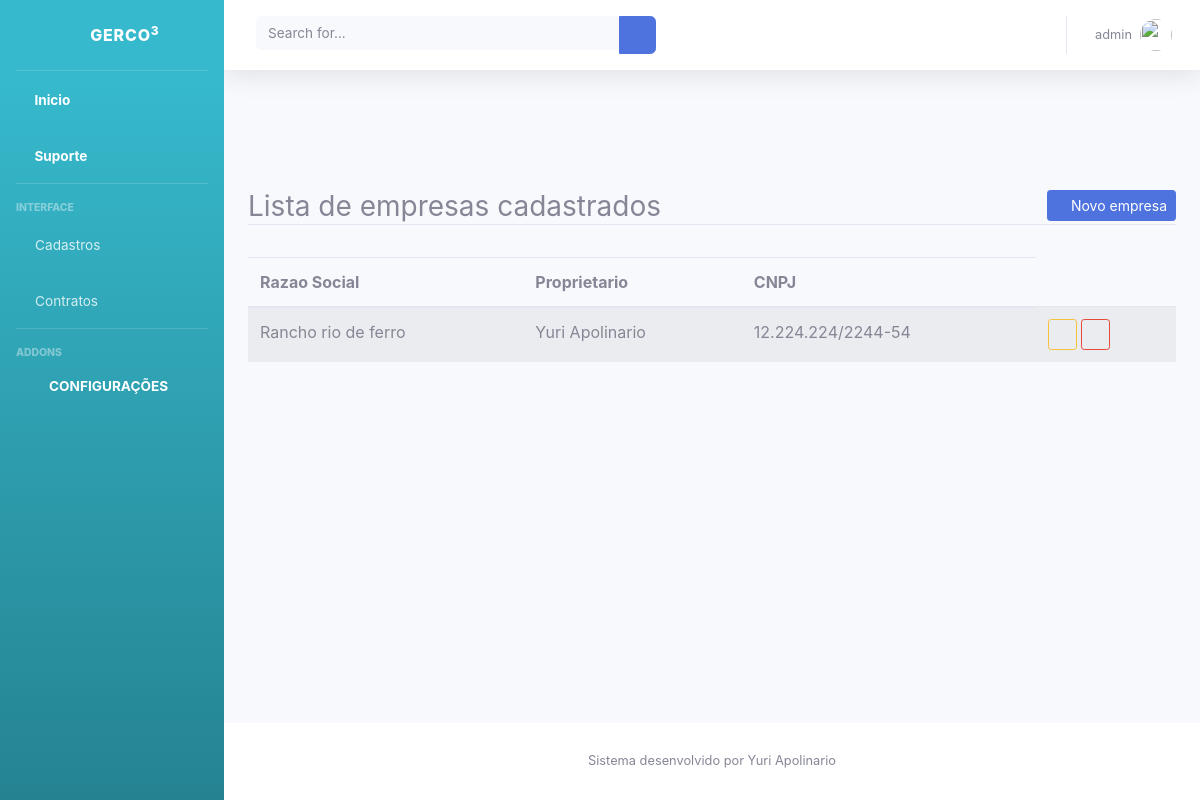
The app's page /listar/empresa/ (signed in), older data.
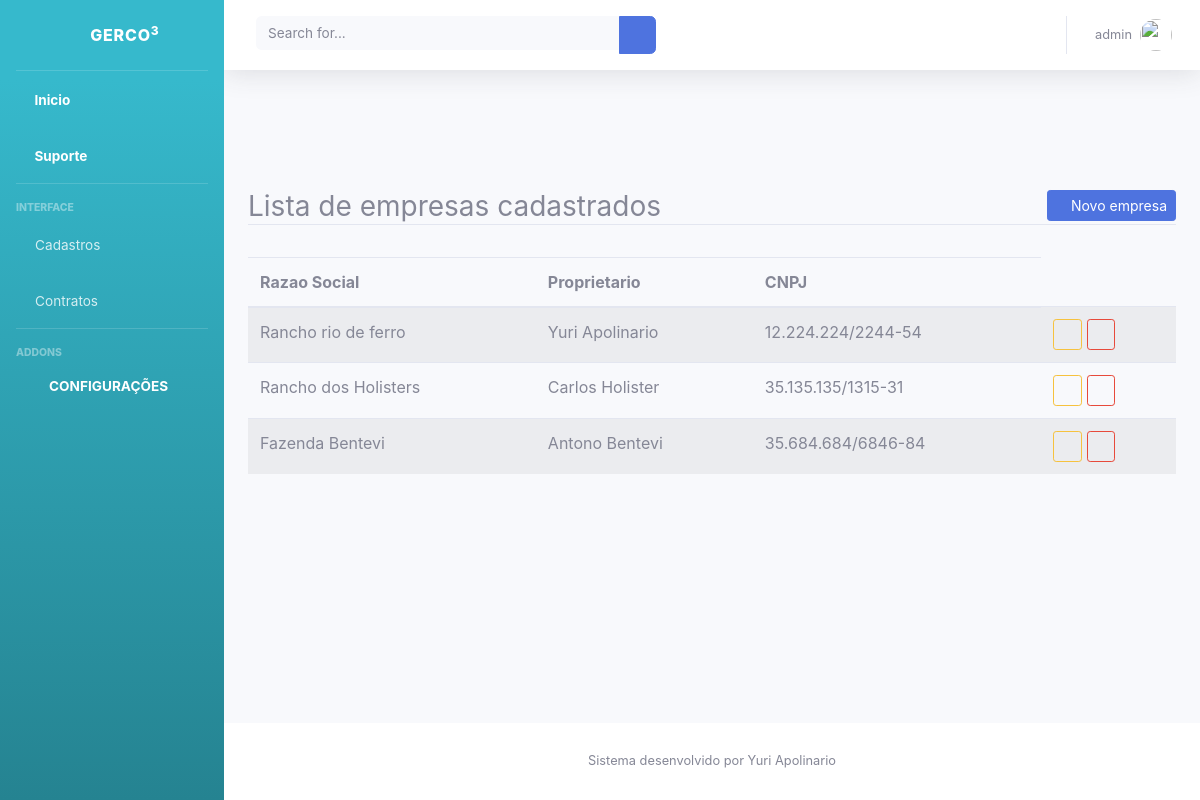
The same page, newer data.
### cadastros/models.py (models this page shows, shortened)
class Empresa(models.Model):
    cidade = models.ForeignKey(Cidade, on_delete=models.PROTECT)
    nome_proprietario = models.CharField(max_length=100)
    cpf = models.CharField(max_length=14, unique=True )
    rg = models.CharField(max_length=15, unique=True)
    razao_social = models.CharField(max_length=100)
    cnpj = models.CharField(max_length=18, unique=True, verbose_name="CNPJ")
    inscricao_estadual = models.CharField(max_length=45, verbose_name="Inscrição Estadual")
    endereco = models.CharField(max_length=100)

### cadastros/views.py (the view)
# urls.py: path('listar/empresa/', EmpresaList.as_view(), name="listar-empresa"),
class EmpresaList(LoginRequiredMixin, ListView):
    model= Empresa
    template_name = 'cadastros/listar/empresa.html'

### cadastros/templates/cadastros/listar/empresa.html (shortened to what this page needs)
{% extends 'paginas/modelo.html'%}
{% load static %}
{% block conteudo %}
{% if request.user.is_authenticated %}
<div class="content-wrapper">
    <div class="container py-5">
        <div class="row mt-5">
            <div class="col-lg">
                <h3 class="border-bottom">
                    Lista de empresas cadastrados
                    <a href="{% url 'cadastro-empresa' %}" class="float-right btn btn-primary btn-sm">
                        <i class="fa fa-plus-circle" aria-hidden="true"></i>
                        Novo empresa
                    </a>
                </h3>
            </div>
        </div>
        <div class="row">
            <div class="col-lg mt-4">
                <table class="table table-striped" id="tabelaListar">
                    <thead>
                        <tr>
                            <th>Razao Social</th>
                            <th>Proprietario</th>
                            <th>CNPJ</th>
                        </tr>
                    </thead>
                    <tbody>
                        {% for obj in object_list %}
                        <tr>
                            <td>{{ obj.razao_social }}</td>
                            <td>{{ obj.nome_proprietario }}</td>
                            <td>{{ obj.cnpj }}</td>
                            <td>
                                <a href="{% url 'editar-empresa' obj.pk %}" class="btn btn-outline-warning btn-sm">
                                    <i class="fa fa-pen" aria-hidden="true"></i>
                                </a>
                                <a href="{% url 'excluir-empresa' obj.pk %}" class="btn btn-outline-danger btn-sm">
                                    <i class="fa fa-trash" aria-hidden="true"></i>
                                </a>
                            </td>
                        </tr>
                        {% empty %}
                        <tr>
                            <td colspan="100%">Nenhum empresa cadastrado</td>
                        </tr>
                        {% endfor %}
                    </tbody>
                </table>
            </div>
        </div>
    </div>
</div>
{% endif %}
{% endblock %}

Row changes from the older to the newer data that the page shows:
added Empresa: razao_social "Rancho dos Holisters", nome_proprietario "Carlos Holister", cnpj "35.135.135/1315-31"
added Empresa: razao_social "Fazenda Bentevi", nome_proprietario "Antono Bentevi", cnpj "35.684.684/6846-84"
